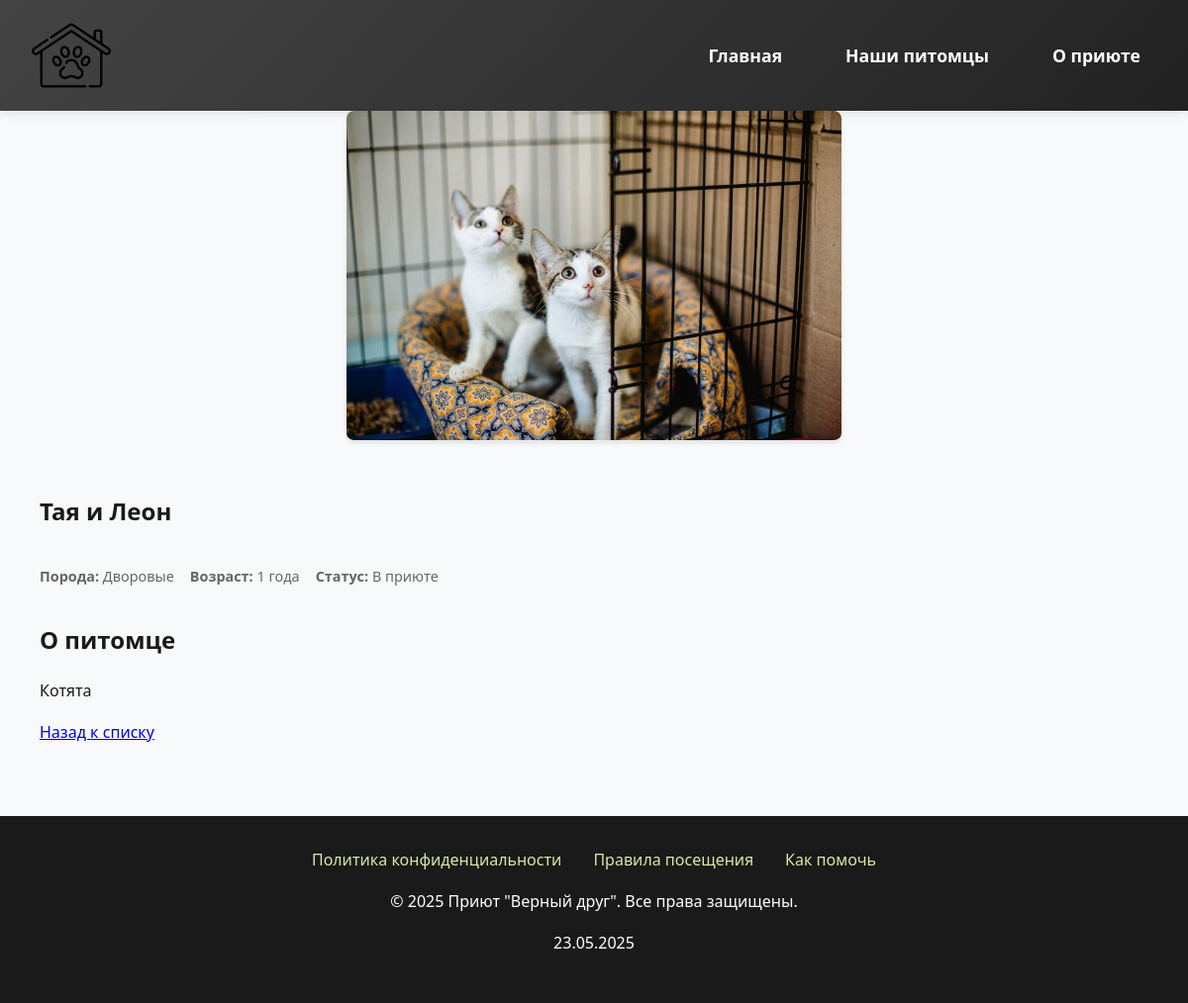
Screenshot of /animal/tayaleon/ with the database file from the repository.
### animals/models.py (models this page shows, shortened)
class Animal(models.Model):
    class Status(models.IntegerChoices):
        IN_SHELTER = 0, 'В приюте'
        ADOPTED = 1, 'Пристроен'
    name = models.CharField(max_length=100, verbose_name="Кличка")
    slug = models.SlugField(max_length=255, unique=True, db_index=True, verbose_name="URL", blank=True)
    breed = models.CharField(max_length=100, verbose_name="Порода")
    age = models.PositiveSmallIntegerField(verbose_name="Возраст")
    description = models.TextField(verbose_name="Описание", blank=True)
    photo = models.ImageField(
        blank=True,
        null=True,
        verbose_name="Фотография",
        default='animals/image.png'
    )
    status = models.IntegerField(choices=Status.choices, default=Status.IN_SHELTER, verbose_name="Статус")
    time_create = models.DateTimeField(auto_now_add=True, verbose_name="Дата поступления")
    time_update = models.DateTimeField(auto_now=True, verbose_name="Дата обновления")
    objects = models.Manager()
    published = PublishedManager()
    class Status(models.IntegerChoices):
        IN_SHELTER = 0, 'В приюте'
        ADOPTED = 1, 'Пристроен'
    status = models.IntegerField(
        choices=Status.choices,
        default=Status.IN_SHELTER,
        verbose_name="Статус"
    )
    class Meta:
        ordering = ['-time_create']
        verbose_name = 'Питомец'
        verbose_name_plural = 'Питомцы'
        indexes = [
            models.Index(fields=['status']),
            models.Index(fields=['breed']),
        ]

### animals/views.py (the view)
# urls.py: path('animal/<slug:animal_slug>/', views.animal_detail, name='animal_detail'),
def animal_detail(request, animal_slug):
    animal = get_object_or_404(Animal, slug=animal_slug)
    context = {
        'animal': animal
    }
    return render(request, 'animals/detail.html', context)

### templates/animals/detail.html (shortened to what this page needs)
{% extends 'base.html' %}
{% load static %}
{% block content %}
<section class="container">
    <div class="animal-detail">
        <div class="animal-photo">
            {% if animal.photo %}
            <img
            src="{% static 'animals/images/' %}{{ animal.photo }}"
            alt="{{ animal.name }}"
            class="animal-image"
        />
        {% else %}
        <img
          src="{% static 'animals/images/image.png' %}"
          alt="{{ animal.name }}"
          class="animal-image"
        />
        {% endif %}
        </div>
        <div class="animal-info">
            <h1>{{ animal.name }}</h1>
            <div class="animal-meta">
                <p><strong>Порода:</strong> {{ animal.breed }}</p>
                <p><strong>Возраст:</strong> {{ animal.age }} года</p>
                <p><strong>Статус:</strong> {{ animal.get_status_display }}</p>
            </div>
            <div class="animal-description">
                <h2>О питомце</h2>
                <p>{{ animal.description }}</p>
            </div>
            <div class="animal-actions">
                <a href="{% url 'animals' %}" class="btn">Назад к списку</a>
            </div>
        </div>
    </div>
</section>
{% endblock %}

### static/animals/css/animals.css (style rules this page uses)
:root { --primary: #4e9f3d; --secondary: #1e5128; --light: #d8e9a8; --dark: #191a19; }
body { font-family: 'Segoe UI', Tahoma, Geneva, Verdana, sans-serif; line-height: 1.6; color: var(--dark); margin: 0; background-color: #f8f9fa; }
.animal-photo { width: 100%; max-width: 500px; margin: 0 auto; }
.animal-photo img { width: 100%; height: auto; border-radius: 8px; box-shadow: 0 2px 4px rgba(0,0,0,0.1); }
.container { max-width: 1200px; margin: 0 auto; padding: 0 1rem; }
.animal-image { width: 100%; height: 250px; object-fit: cover; border-bottom: 1px solid #eee; }
.animal-info { padding: 1.5rem; }
.animal-meta { display: flex; gap: 1rem; color: #666; font-size: 0.9rem; margin-bottom: 0.5rem; }

### rows the page displays
Animal: photo (picture), name "Тая и Леон", breed "Дворовые", age "1", status "В приюте", description "Котята"
